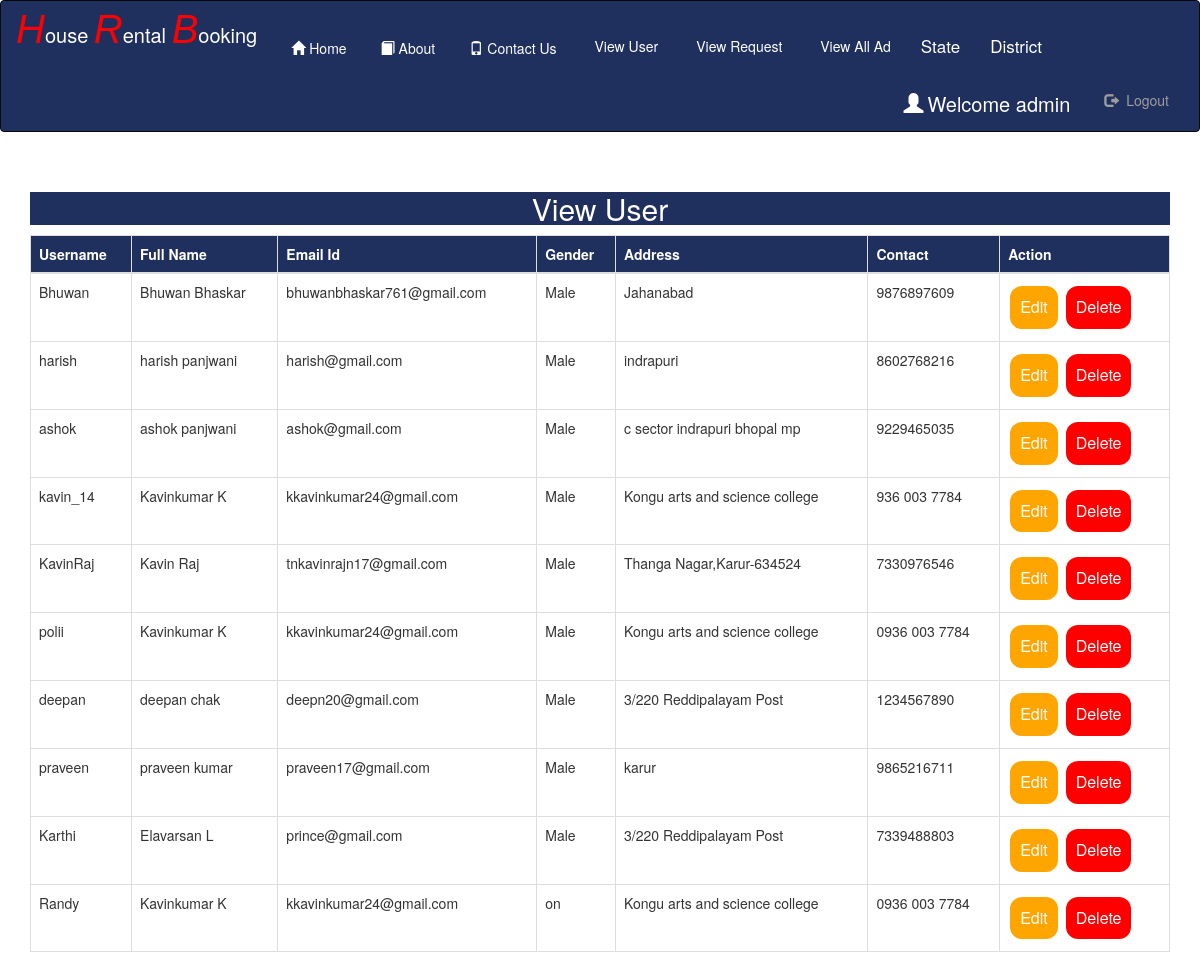
/view_user (signed in), run on the app's committed database.
### Room/models.py (models this page shows, shortened)
class Register(models.Model):
    user=models.ForeignKey(User,on_delete=models.CASCADE,null=True)
    gen=models.CharField(max_length=30,null=True)
    add=models.CharField(max_length=100,null=True)
    mobile=models.CharField(max_length=10,null=True)
    image=models.FileField(null=True)
    birth=models.DateField(null=True)
    proof=models.CharField(max_length=10,null=True)

### Room/views.py (the view)
# urls.py: path('view_user', View_User,name='view_user'),
def View_User(request):
    if not request.user.is_staff:
        return redirect('home')
    data=Register.objects.all()
    d={'data':data}
    return render(request,'view_user.html',d)

### Room/templates/view_user.html
{% extends 'navigation.html' %}
{% block body %}
<br>
<br>
<center><div class="container"><h2 style="color:white;background-color:#20305E;width:100%">View User</h2></div></center>
 <div class="container">
<table class="table table-bordered" width="100%" id="myTable">
  <thead>
  <tr>
    <th>Username</th>
    <th>Full Name</th>
      <th>Email Id</th>
      <th>Gender</th>
      <th>Address</th>
      <th>Contact</th>
    <th>Action</th>
  </tr>
  </thead>
   <tbody>
    {% for i in data %}
  <tr>
    <td>{{i.user.username}}</td>
    <td>{{i.user.first_name}} {{i.user.last_name}}</td>
    <td>{{i.user.email}}</td>
    <td>{{i.gen}}</td>
    <td>{{i.add}}</td>
      <td>{{i.mobile}}</td>
    {% if i.user.is_staff %}
    <td><button2 class="button2 button1" style="bockground-color:red">Staff_User</button2></td>
    {% else %}
      <td><a href="{% url 'edit_user' i.id %}"><button class="button button1">Edit</button></a>
      <a href="{% url 'delete_user' i.id %}"><button class="button button2">Delete</button></a></td>
    {% endif %}
  </tr>
    {% endfor %}
    </tbody>
</table>
 </div>
{% endblock %}

### Room/templates/navigation.html (shortened to what this page needs)
<!DOCTYPE html>
<html lang="en">
{% load static %}
<head>
  <link rel="stylesheet" href="https://maxcdn.bootstrapcdn.com/bootstrap/3.3.6/css/bootstrap.min.css">
    <link rel = stylesheet href = "https://cdn.datatables.net/1.10.20/css/jquery.dataTables.min.css">
</head>
<body>
<nav class="navbar navbar-inverse" style="padding:0px;margin:0px;background-color:#20305E;color:white;>
  <div class="container-fluid" style="padding:0px;margin:0px">
    <div><class="navbar-header" style="margin-bottom:4px;margin-right:10px;">
      <a class="navbar-brand" href="#"><span style="font-size:40px;color:Red"><i style="font-family: 'Franklin Gothic Medium', 'Arial Narrow', Arial, sans-serif;">H</i></span><span style="font-size:20px;color:white">ouse </span><span style="font-size:40px;color:Red"><i style="font-family: 'Franklin Gothic Medium', 'Arial Narrow', Arial, sans-serif;">R</i></span><span style="font-size:20px;color:white">ental </span><span style="font-size:40px;color:Red"><i style="font-family:'Franklin Gothic Medium', 'Arial Narrow', Arial, sans-serif">B</i></span><span style="font-size:20px;color:white">ooking</span></a>
    </div>
    <ul class="nav navbar-nav">
      <li><a href="{% url 'home' %}" style = "color : white" ><span class="glyphicon glyphicon-home" style="padding:4px"></span>Home</a></li>
        <li><a href="{% url 'about' %}" style = "color : white"><span class="glyphicon glyphicon-book" style="padding:4px"></span>About</a></li>
        <li><a href="{% url 'contact' %}" style = "color : white"><span class="glyphicon glyphicon-phone" style="padding:4px"></span>Contact Us</a></li>
      {% if not request.user.is_staff %}
      <li><a href="{% url 'search' %}" style = "color : white"><span class="glyphicon glyphicon-search" style="padding:4px"></span>Search House</a></li>
      {% if request.user.username %}
        <li><a href="{% url 'rent1' %}" style = "color : white"><span class="glyphicon glyphicon-plus" style="padding:4px"></span>Add HouseOnRent</a></li>
      <li><a href="{% url 'img' %}" style = "color : white"><span class="glyphicon glyphicon-View" style="padding:4px"></span>View My Ad</a></li>
    {% endif %}
        {% else %}
      <li><a href="{% url 'view_user' %}" style = "color : white"><span class="glyphicon glyphicon-View" style="padding:4px"></span>View User</a></li>
      <li><a href="{% url 'request' %}" style = "color : white"><span class="glyphicon glyphicon-View" style="padding:4px"></span>View Request</a></li>
      <li><a href="{% url 'alladd' %}" style = "color : white"><span class="glyphicon glyphicon-View" style="padding:4px"></span>View All Ad</a></li>
        <li class="nav-item dropdown">
      <a class="nav-link dropdown-toggle" href="#" id="navbardrop" data-toggle="dropdown" style="font-size:17px;color : white">
        State
      </a>
    </li>
       <li class="nav-item dropdown">
      <a class="nav-link dropdown-toggle" href="#" id="navbardrop" data-toggle="dropdown" style="font-size:17px;color : white ">
        District
      </a>
    </li>
        {% endif %}
    </ul>
    {% if request.user.username %}
    <ul class="nav navbar-nav navbar-right">
      <li><a href="{% url 'user_detail' %}" style="color:white;font-size:20px"> <span class="glyphicon glyphicon-user" style="padding:4px;"></span>Welcome  {{request.user.username}}</a></li>
      <li><a href="{% url 'logout' %}" style="margin-right:30px"><span class="glyphicon glyphicon-log-out" style="padding:4px;"></span> Logout</a></li>
    </ul>
    {% endif %}
</nav>
{% block body %}
{% endblock %}
</body>
</html>

### Room/templates/navigation.html (style rules this page uses)
.button { background-color: orange; border: none; color: white; padding: 10px; text-align: center; text-decoration: none; display: inline-block; font-size: 16px; margin: 4px 2px; cursor: pointer; }
.button2 { background-color: red; border: none; color: white; padding: 10px; text-align: center; text-decoration: none; display: inline-block; font-size: 16px; margin: 4px 2px; cursor: pointer; }
.button1 { border-radius: 12px; }
.button2 { border-radius: 12px; }
th { background-color:#20305E; color:white; }

### data on the page
Register: user.username "Bhuwan", user.first_name "Bhuwan", user.last_name "Bhaskar", user.email "bhuwanbhaskar761@gmail.com", gen "Male", add "Jahanabad", mobile "9876897609", shows "Edit"
Register: user.username "harish", user.first_name "harish", user.last_name "panjwani", user.email "harish@gmail.com", gen "Male", add "indrapuri", mobile "8602768216", shows "Edit"
Register: user.username "ashok", user.first_name "ashok", user.last_name "panjwani", user.email "ashok@gmail.com", gen "Male", add "c sector indrapuri bhopal mp", mobile "9229465035", shows "Edit"
Register: user.username "kavin_14", user.first_name "Kavinkumar", user.last_name "K", user.email "kkavinkumar24@gmail.com", gen "Male", add "Kongu arts and science college", mobile "936 003 7784", shows "Edit"
Register: user.username "KavinRaj", user.first_name "Kavin", user.last_name "Raj", user.email "tnkavinrajn17@gmail.com", gen "Male", add "Thanga Nagar,Karur-634524", mobile "7330976546", shows "Edit"
Register: user.username "polii", user.first_name "Kavinkumar", user.last_name "K", user.email "kkavinkumar24@gmail.com", gen "Male", add "Kongu arts and science college", mobile "0936 003 7784", shows "Edit"
Register: user.username "deepan", user.first_name "deepan", user.last_name "chak", user.email "deepn20@gmail.com", gen "Male", add "3/220 Reddipalayam Post", mobile "1234567890", shows "Edit"
Register: user.username "praveen", user.first_name "praveen", user.last_name "kumar", user.email "praveen17@gmail.com", gen "Male", add "karur", mobile "9865216711", shows "Edit"
Register: user.username "Karthi", user.first_name "Elavarsan", user.last_name "L", user.email "prince@gmail.com", gen "Male", add "3/220 Reddipalayam Post", mobile "7339488803", shows "Edit"
Register: user.username "Randy", user.first_name "Kavinkumar", user.last_name "K", user.email "kkavinkumar24@gmail.com", gen "on", add "Kongu arts and science college", mobile "0936 003 7784", shows "Edit"

### other printed values
{{ request.user.username }} "admin"
